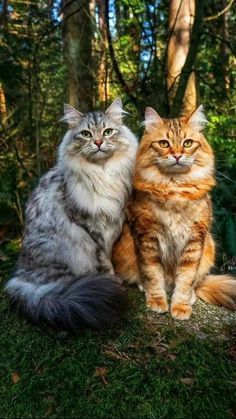
#> input picture F55121087_Asriani_C_Tugas 4 PCD/Gambar asli/DFT.jpg, 236 x 419 px, found by its file name
$ python dft.py
#> lines starting #> are read from the running program, lines starting #| are printed output that depends on the picture
import cv2
import numpy as np
import matplotlib.pyplot as plt

img = cv2.imread('Gambar asli/DFT.jpg', 0)
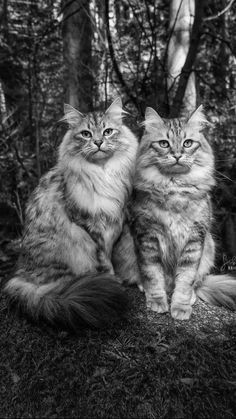
#> img: shape (419, 236); min 0, max 255, mean 75.3

dft = cv2.dft(np.float32(img), flags=cv2.DFT_COMPLEX_OUTPUT)

dft_shift = np.fft.fftshift(dft)

magnitude_spectrum = 20 * np.log(cv2.magnitude(dft_shift[:, :, 0], dft_shift[:, :, 1]))
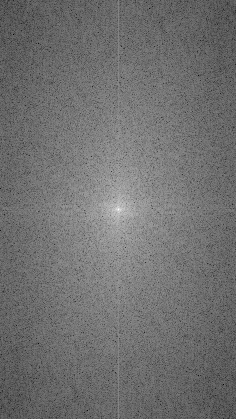
#> magnitude_spectrum: shape (419, 236) float32; min 34.3, max 316.5, mean 158.9; drawn with min black and max white

fig, (ax1, ax2) = plt.subplots(1, 2, figsize=(10, 5))
ax1.imshow(img, cmap='gray')
ax1.set_title('Gambar Asli')
ax2.imshow(magnitude_spectrum, cmap='gray')
ax2.set_title('Magnitudo Spektrum Frekuensi')
plt.show()
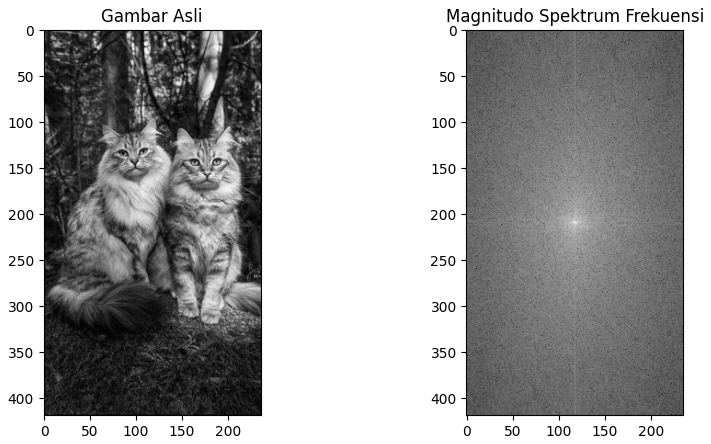
#> figure drawn by matplotlib, 2 panels

cv2.imwrite('hasil_dft.png', magnitude_spectrum)
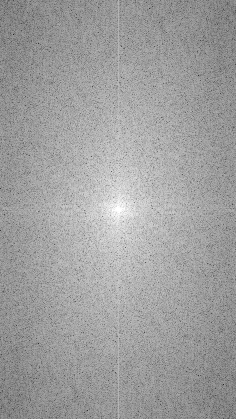
#> saved as hasil_dft.png: shape (419, 236); min 34, max 255, mean 158.9

cv2.waitKey(0)
cv2.destroyAllWindows()

$ run again, with F55121087_Asriani_C_Tugas 4 PCD/Gambar asli/Butterworth Highpass Filter & Gaussian Highpass Filter.jpg copied over F55121087_Asriani_C_Tugas 4 PCD/Gambar asli/DFT.jpg
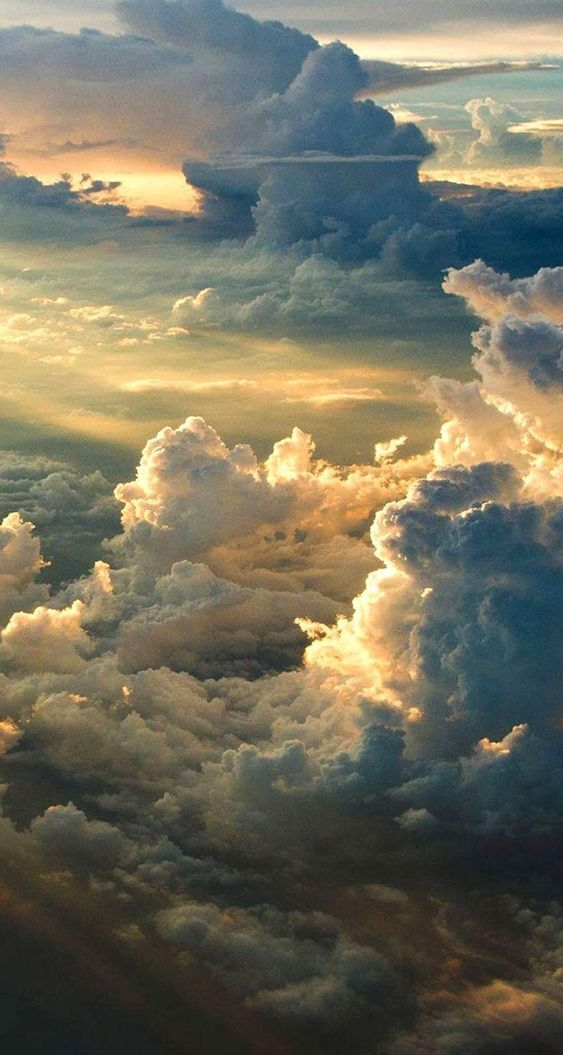
#> input picture F55121087_Asriani_C_Tugas 4 PCD/Gambar asli/Butterworth Highpass Filter & Gaussian Highpass Filter.jpg, 563 x 1055 px, found by its file name
#> `magnitude_spectrum = 20 * np.log(cv2.magnitude(dft_shift[:, :, 0], dft..`:
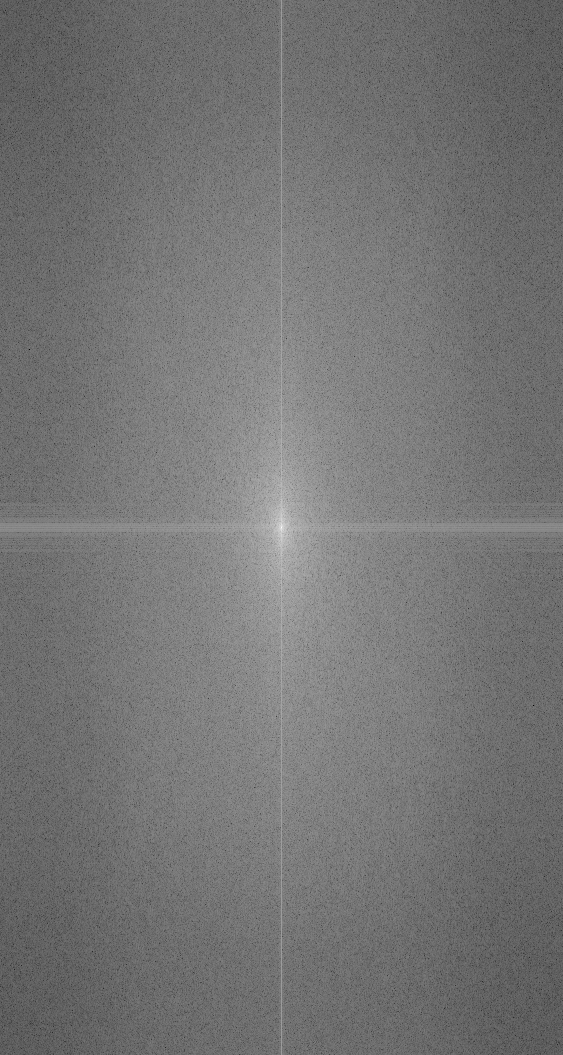
#> magnitude_spectrum: shape (1055, 563) float32; min -24.88, max 360.1, mean 151.5; drawn with min black and max white
#> `cv2.imwrite('hasil_dft.png', magnitude_spectrum)`:
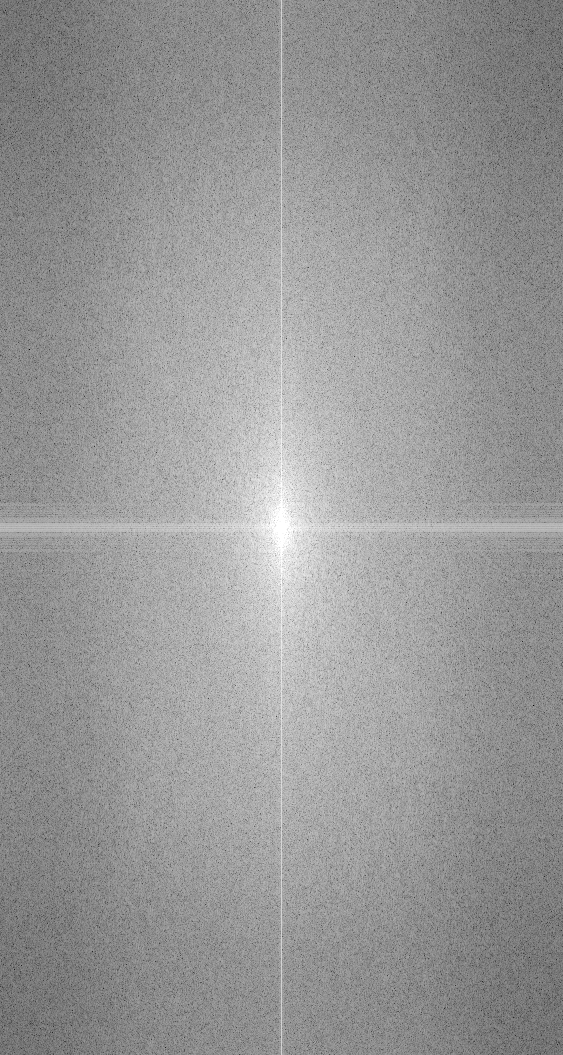
#> saved as hasil_dft.png: shape (1055, 563); min 0, max 255, mean 151.5

$ run again, with F55121087_Asriani_C_Tugas 4 PCD/Gambar asli/FFT.jpg copied over F55121087_Asriani_C_Tugas 4 PCD/Gambar asli/DFT.jpg
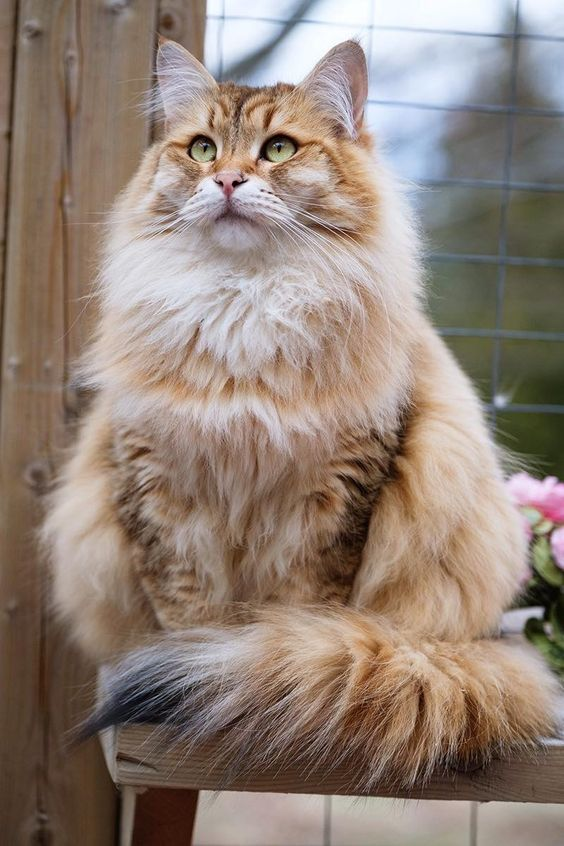
#> input picture F55121087_Asriani_C_Tugas 4 PCD/Gambar asli/FFT.jpg, 564 x 846 px, found by its file name
#> `magnitude_spectrum = 20 * np.log(cv2.magnitude(dft_shift[:, :, 0], dft..`:
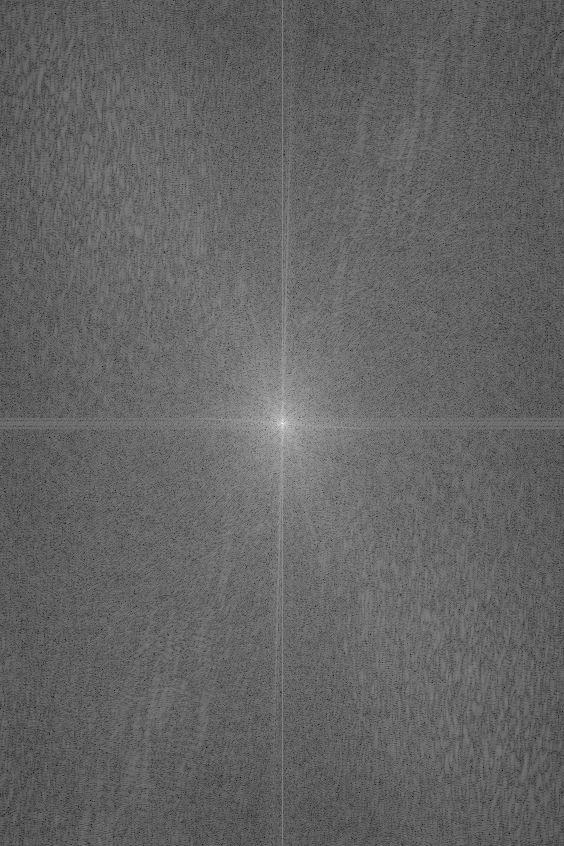
#> magnitude_spectrum: shape (846, 564) float32; min 43.69, max 359.4, mean 168.1; drawn with min black and max white
#> `cv2.imwrite('hasil_dft.png', magnitude_spectrum)`:
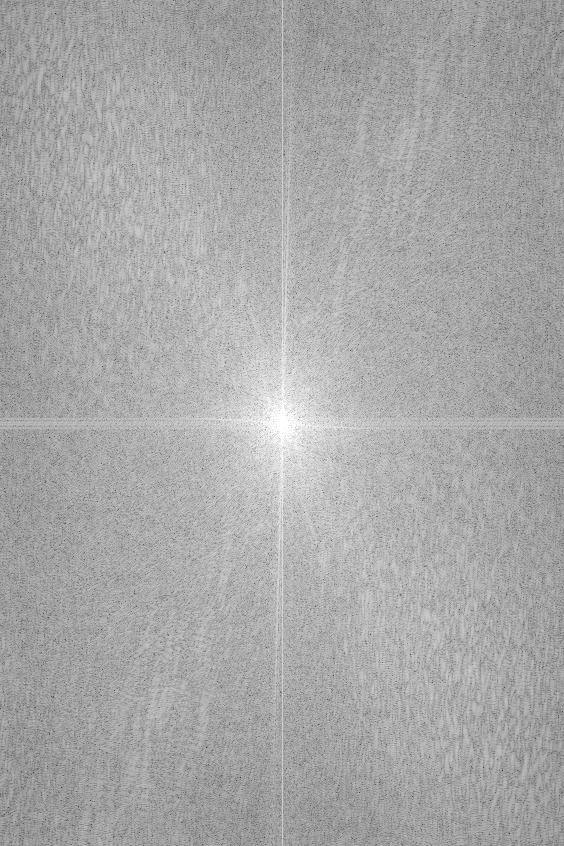
#> saved as hasil_dft.png: shape (846, 564); min 44, max 255, mean 168.1

$ run again, with F55121087_Asriani_C_Tugas 4 PCD/Gambar asli/Gaussian Lowpass Filter & Ideal Highpass Filter - Copy.jpg copied over F55121087_Asriani_C_Tugas 4 PCD/Gambar asli/DFT.jpg
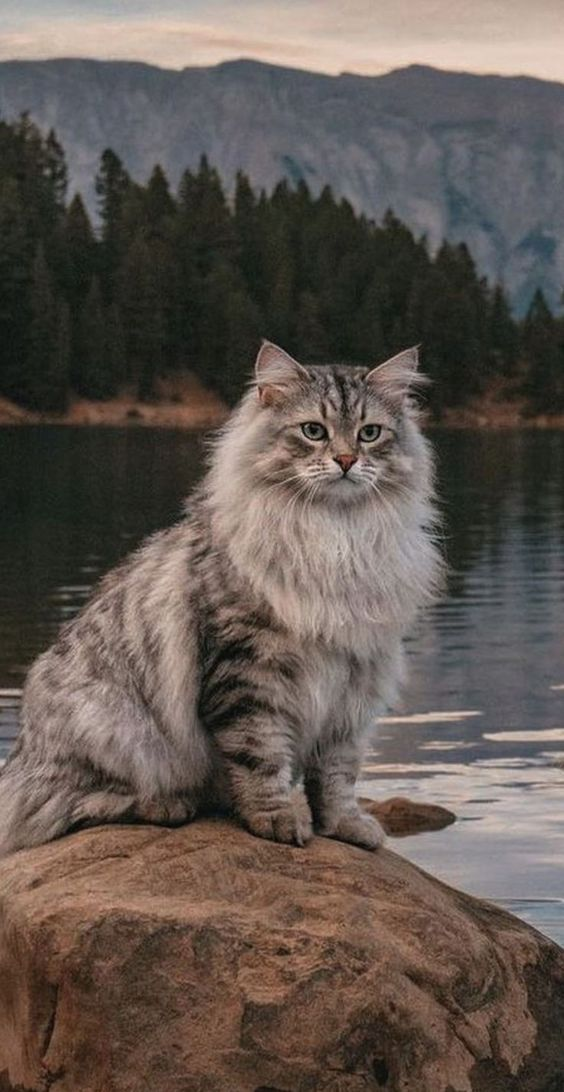
#> input picture F55121087_Asriani_C_Tugas 4 PCD/Gambar asli/Gaussian Lowpass Filter & Ideal Highpass Filter - Copy.jpg, 564 x 1092 px, found by its file name
#> `magnitude_spectrum = 20 * np.log(cv2.magnitude(dft_shift[:, :, 0], dft..`:
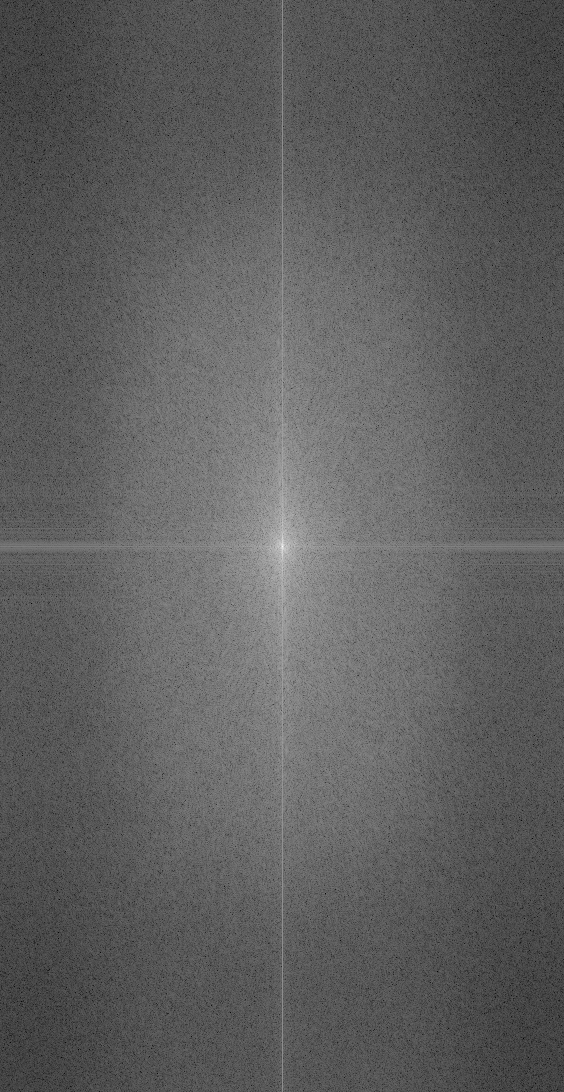
#> magnitude_spectrum: shape (1092, 564) float32; min 24.98, max 356.5, mean 148.8; drawn with min black and max white
#> `cv2.imwrite('hasil_dft.png', magnitude_spectrum)`:
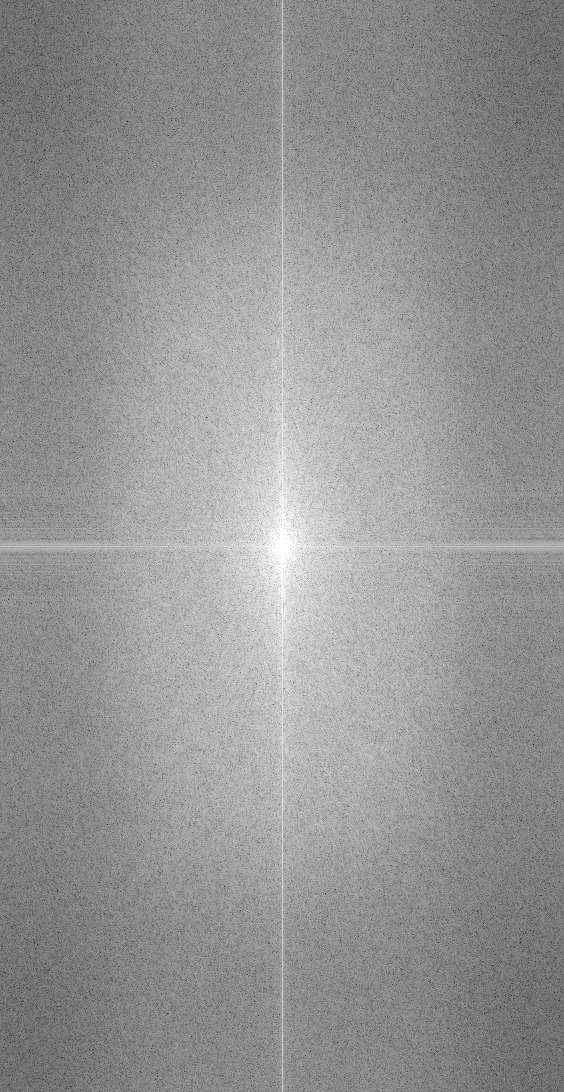
#> saved as hasil_dft.png: shape (1092, 564); min 25, max 255, mean 148.8
